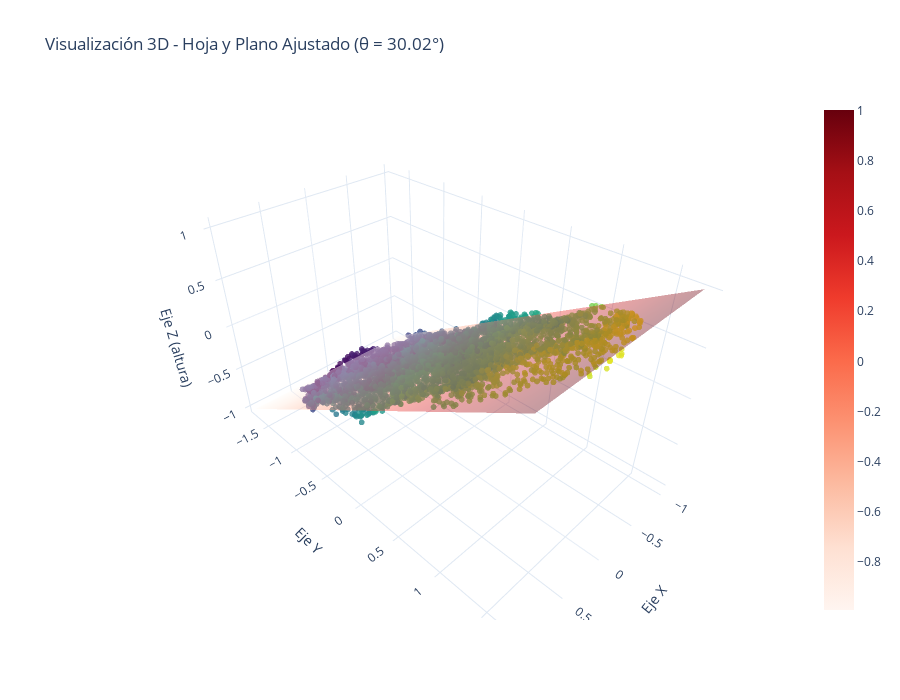

The code cell stored with this chart in its notebook:
### Code cell
# ======================================================
# Visualización interactiva 3D con Plotly de una hoja
# e inclusión del plano ajustado con Open3D (RANSAC)
# ======================================================

import numpy as np
import open3d as o3d
import plotly.graph_objects as go

# 1. Cargar la nube de puntos
pcd = o3d.io.read_point_cloud("hoja_inclinada_realista.ply")

# Verificar carga
if len(pcd.points) == 0:
    raise ValueError("❌ La nube de puntos está vacía o la ruta del archivo es incorrecta.")

points = np.asarray(pcd.points)
print(f"✅ Nube cargada con {points.shape[0]} puntos.")

# 2. Ajustar un plano a la nube (RANSAC)
plane_model, inliers = pcd.segment_plane(distance_threshold=0.001,
                                         ransac_n=3,
                                         num_iterations=1000)
[a, b, c, d] = plane_model

# Calcular ángulo de inclinación respecto al eje Z
theta = np.degrees(np.arccos(c / np.sqrt(a**2 + b**2 + c**2)))
print(f"Ángulo de inclinación estimado: {theta:.2f}°")

# 3. Preparar datos para el plano ajustado
x_vals = np.linspace(points[:, 0].min(), points[:, 0].max(), 20)
y_vals = np.linspace(points[:, 1].min(), points[:, 1].max(), 20)
xx, yy = np.meshgrid(x_vals, y_vals)
zz = (-a * xx - b * yy - d) / c  # Ecuación del plano

# 4. Crear figura 3D con Plotly
fig = go.Figure()

# Nube de puntos (hoja)
fig.add_trace(go.Scatter3d(
    x=points[:, 0],
    y=points[:, 1],
    z=points[:, 2],
    mode='markers',
    marker=dict(size=2, color=points[:, 2], colorscale='Viridis', opacity=0.8),
    name='Nube de puntos (hoja)'
))

# Plano ajustado
fig.add_trace(go.Surface(
    x=xx, y=yy, z=zz,
    colorscale='Reds',
    opacity=0.4,
    name=f'Plano ajustado (θ = {theta:.2f}°)'
))

# 5. Configuración estética
fig.update_layout(
    title=f"Visualización 3D - Hoja y Plano Ajustado (θ = {theta:.2f}°)",
    scene=dict(
        xaxis_title='Eje X',
        yaxis_title='Eje Y',
        zaxis_title='Eje Z (altura)',
        aspectmode='data',
    ),
    width=900,
    height=700,
    template='plotly_white'
)

# 6. Mostrar figura interactiva
fig.show()

### Figure 1 — Plotly figure (JSON) as saved in the notebook; plotly's stock layout.template omitted (floating-point values rounded to 4 significant figures; data arrays with more than 128 entries replaced by an {"elided": "..."} marker saying what was removed)
{"data": [{"marker": {"color": {"elided": "5000 float values"}, "colorscale": [[0, "#440154"], [0.1111, "#482878"], [0.2222, "#3e4989"], [0.3333, "#31688e"], [0.4444, "#26828e"], [0.5556, "#1f9e89"], [0.6667, "#35b779"], [0.7778, "#6ece58"], [0.8889, "#b5de2b"], [1, "#fde725"]], "opacity": 0.8, "size": 2}, "mode": "markers", "name": "Nube de puntos (hoja)", "type": "scatter3d", "x": {"elided": "5000 float values"}, "y": {"elided": "5000 float values"}, "z": {"elided": "5000 float values"}}, {"colorscale": [[0, "rgb(255,245,240)"], [0.125, "rgb(254,224,210)"], [0.25, "rgb(252,187,161)"], [0.375, "rgb(252,146,114)"], [0.5, "rgb(251,106,74)"], [0.625, "rgb(239,59,44)"], [0.75, "rgb(203,24,29)"], [0.875, "rgb(165,15,21)"], [1, "rgb(103,0,13)"]], "name": "Plano ajustado (θ = 30.02°)", "opacity": 0.4, "type": "surface", "x": {"elided": "20x20 float values"}, "y": {"elided": "20x20 float values"}, "z": {"elided": "20x20 float values"}}], "layout": {"height": 700, "scene": {"aspectmode": "data", "xaxis": {"title": {"text": "Eje X"}}, "yaxis": {"title": {"text": "Eje Y"}}, "zaxis": {"title": {"text": "Eje Z (altura)"}}}, "title": {"text": "Visualización 3D - Hoja y Plano Ajustado (θ = 30.02°)"}, "width": 900}}
